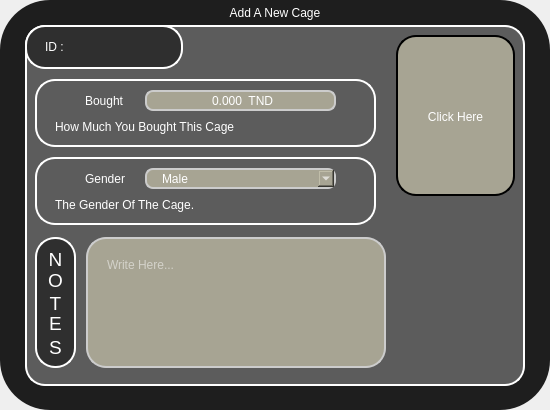
<?xml version="1.0" encoding="UTF-8"?>
<ui version="4.0">
 <class>AddCage_Main</class>
 <widget class="QDialog" name="AddCage_Main">
  <property name="geometry">
   <rect>
    <x>0</x>
    <y>0</y>
    <width>550</width>
    <height>410</height>
   </rect>
  </property>
  <property name="minimumSize">
   <size>
    <width>550</width>
    <height>410</height>
   </size>
  </property>
  <property name="maximumSize">
   <size>
    <width>550</width>
    <height>410</height>
   </size>
  </property>
  <property name="windowTitle">
   <string>Dialog</string>
  </property>
  <property name="styleSheet">
   <string notr="true"/>
  </property>
  <widget class="QFrame" name="Background">
   <property name="geometry">
    <rect>
     <x>0</x>
     <y>0</y>
     <width>550</width>
     <height>410</height>
    </rect>
   </property>
   <property name="minimumSize">
    <size>
     <width>550</width>
     <height>410</height>
    </size>
   </property>
   <property name="maximumSize">
    <size>
     <width>550</width>
     <height>410</height>
    </size>
   </property>
   <property name="styleSheet">
    <string notr="true">QWidget{
	background-color: rgb(30, 30, 30);
	color: rgb(255, 255, 255);
	font: 75 9pt &quot;Orbitron&quot;;
	border-style: outset;
    	border-radius: 50px;
}</string>
   </property>
   <property name="frameShape">
    <enum>QFrame::StyledPanel</enum>
   </property>
   <property name="frameShadow">
    <enum>QFrame::Raised</enum>
   </property>
   <widget class="QFrame" name="Infos_Frame">
    <property name="enabled">
     <bool>true</bool>
    </property>
    <property name="geometry">
     <rect>
      <x>25</x>
      <y>25</y>
      <width>500</width>
      <height>361</height>
     </rect>
    </property>
    <property name="minimumSize">
     <size>
      <width>500</width>
      <height>361</height>
     </size>
    </property>
    <property name="maximumSize">
     <size>
      <width>500</width>
      <height>361</height>
     </size>
    </property>
    <property name="styleSheet">
     <string notr="true">QWidget{
	background-color: #5C5C5C;
	color: rgb(255, 255, 255);
	font: 75 18pt &quot;Acme&quot;;
	border: 2px solid #ffffff;
	border-style: outset;
    	border-radius: 20px;
}</string>
    </property>
    <property name="frameShape">
     <enum>QFrame::StyledPanel</enum>
    </property>
    <property name="frameShadow">
     <enum>QFrame::Raised</enum>
    </property>
    <widget class="QFrame" name="ID_Frame">
     <property name="enabled">
      <bool>true</bool>
     </property>
     <property name="geometry">
      <rect>
       <x>0</x>
       <y>0</y>
       <width>158</width>
       <height>44</height>
      </rect>
     </property>
     <property name="minimumSize">
      <size>
       <width>158</width>
       <height>44</height>
      </size>
     </property>
     <property name="maximumSize">
      <size>
       <width>158</width>
       <height>44</height>
      </size>
     </property>
     <property name="styleSheet">
      <string notr="true">QWidget{
	background-color: #2F2F2F;
	color: rgb(255, 255, 255);
	border: 2px solid #ffffff;
	border-style: outset;
    	border-radius: 20px;
}</string>
     </property>
     <property name="frameShape">
      <enum>QFrame::StyledPanel</enum>
     </property>
     <property name="frameShadow">
      <enum>QFrame::Raised</enum>
     </property>
     <widget class="QLabel" name="ID_Label">
      <property name="geometry">
       <rect>
        <x>20</x>
        <y>6</y>
        <width>121</width>
        <height>31</height>
       </rect>
      </property>
      <property name="minimumSize">
       <size>
        <width>121</width>
        <height>31</height>
       </size>
      </property>
      <property name="maximumSize">
       <size>
        <width>121</width>
        <height>31</height>
       </size>
      </property>
      <property name="styleSheet">
       <string notr="true">QLabel {
border: none;
background-color: rgba(0, 0, 0, 0);
color: rgb(255, 255, 255);
font: 75 18pt &quot;Acme&quot;;
}</string>
      </property>
      <property name="text">
       <string>ID : </string>
      </property>
     </widget>
    </widget>
    <widget class="QFrame" name="Cage_Avatar_Frame">
     <property name="geometry">
      <rect>
       <x>371</x>
       <y>10</y>
       <width>119</width>
       <height>161</height>
      </rect>
     </property>
     <property name="minimumSize">
      <size>
       <width>119</width>
       <height>161</height>
      </size>
     </property>
     <property name="maximumSize">
      <size>
       <width>119</width>
       <height>161</height>
      </size>
     </property>
     <property name="styleSheet">
      <string notr="true">QWidget{
	background-color:rgb(167, 164, 147);
	color: rgb(255, 255, 255);
	border: 2px solid rgb(0, 0, 0);
	border-style: outset;
    	border-radius: 20px;
}</string>
     </property>
     <property name="frameShape">
      <enum>QFrame::StyledPanel</enum>
     </property>
     <property name="frameShadow">
      <enum>QFrame::Raised</enum>
     </property>
     <widget class="QPushButton" name="Cage_Avatar_Button">
      <property name="geometry">
       <rect>
        <x>4</x>
        <y>6</y>
        <width>111</width>
        <height>151</height>
       </rect>
      </property>
      <property name="styleSheet">
       <string notr="true">QPushButton {
	color: rgb(255, 255, 255);
	font: 75 15pt &quot;Acme&quot;;
	border:none;
}
QPushButton:hover {
	color: rgb(229, 255, 185);
	font: 75 15pt &quot;Acme&quot;;
	border:none;
}

QPushButton:pressed {
	color: rgb(120, 133, 96);
	font: 75 15pt &quot;Acme&quot;;
	border:none;
}</string>
      </property>
      <property name="text">
       <string>Click Here</string>
      </property>
      <property name="icon">
       <iconset resource="resources.qrc">
        <normaloff>:/Icons/Cages_White.png</normaloff>:/Icons/Cages_White.png</iconset>
      </property>
      <property name="checkable">
       <bool>false</bool>
      </property>
      <property name="flat">
       <bool>false</bool>
      </property>
     </widget>
    </widget>
    <widget class="QFrame" name="Bought_Frame">
     <property name="geometry">
      <rect>
       <x>10</x>
       <y>54</y>
       <width>341</width>
       <height>68</height>
      </rect>
     </property>
     <property name="minimumSize">
      <size>
       <width>341</width>
       <height>68</height>
      </size>
     </property>
     <property name="maximumSize">
      <size>
       <width>341</width>
       <height>68</height>
      </size>
     </property>
     <property name="styleSheet">
      <string notr="true">QWidget{
	background-color: #5C5C5C;
	color: rgb(255, 255, 255);
	font: 75 18pt &quot;Acme&quot;;
	border: 2px solid #ffffff;
	border-style: outset;
    	border-radius: 20px;
}</string>
     </property>
     <property name="frameShape">
      <enum>QFrame::StyledPanel</enum>
     </property>
     <property name="frameShadow">
      <enum>QFrame::Raised</enum>
     </property>
     <widget class="QLabel" name="Cage_Bought_Label">
      <property name="geometry">
       <rect>
        <x>50</x>
        <y>11</y>
        <width>80</width>
        <height>21</height>
       </rect>
      </property>
      <property name="minimumSize">
       <size>
        <width>80</width>
        <height>21</height>
       </size>
      </property>
      <property name="maximumSize">
       <size>
        <width>80</width>
        <height>21</height>
       </size>
      </property>
      <property name="styleSheet">
       <string notr="true">QLabel {
border: none;
background-color: rgba(0, 0, 0, 0);
color: rgb(255, 255, 255);
font: 75 13pt &quot;Acme&quot;;
}</string>
      </property>
      <property name="text">
       <string>Bought</string>
      </property>
     </widget>
     <widget class="QDoubleSpinBox" name="Bought_Input">
      <property name="geometry">
       <rect>
        <x>110</x>
        <y>11</y>
        <width>191</width>
        <height>21</height>
       </rect>
      </property>
      <property name="minimumSize">
       <size>
        <width>191</width>
        <height>21</height>
       </size>
      </property>
      <property name="maximumSize">
       <size>
        <width>191</width>
        <height>21</height>
       </size>
      </property>
      <property name="styleSheet">
       <string notr="true">QDoubleSpinBox {
	background-color:rgb(167, 164, 147);
	padding-left: 5px;
	border: 2px solid #ccc;
	border-radius: 8px;
	background-repeat: no-repeat;
	background-position: left center;
	font: 75 15pt &quot;Acme&quot;;
}</string>
      </property>
      <property name="wrapping">
       <bool>false</bool>
      </property>
      <property name="alignment">
       <set>Qt::AlignCenter</set>
      </property>
      <property name="buttonSymbols">
       <enum>QAbstractSpinBox::NoButtons</enum>
      </property>
      <property name="accelerated">
       <bool>true</bool>
      </property>
      <property name="prefix">
       <string/>
      </property>
      <property name="suffix">
       <string>  TND</string>
      </property>
      <property name="decimals">
       <number>3</number>
      </property>
      <property name="maximum">
       <double>9999.989999999999782</double>
      </property>
      <property name="singleStep">
       <double>0.500000000000000</double>
      </property>
     </widget>
     <widget class="QLabel" name="Cage_Bought_Icon">
      <property name="geometry">
       <rect>
        <x>20</x>
        <y>11</y>
        <width>21</width>
        <height>21</height>
       </rect>
      </property>
      <property name="minimumSize">
       <size>
        <width>21</width>
        <height>21</height>
       </size>
      </property>
      <property name="maximumSize">
       <size>
        <width>21</width>
        <height>21</height>
       </size>
      </property>
      <property name="styleSheet">
       <string notr="true">border: none;
background-color: rgba(0, 0, 0, 0);
color: rgb(255, 255, 255);
font: 75 18pt &quot;Acme&quot;;</string>
      </property>
      <property name="text">
       <string/>
      </property>
      <property name="pixmap">
       <pixmap resource="resources.qrc">:/Icons/TND_White.png</pixmap>
      </property>
      <property name="scaledContents">
       <bool>true</bool>
      </property>
      <property name="alignment">
       <set>Qt::AlignCenter</set>
      </property>
     </widget>
     <widget class="QLabel" name="Bought_Infos">
      <property name="geometry">
       <rect>
        <x>20</x>
        <y>37</y>
        <width>301</width>
        <height>21</height>
       </rect>
      </property>
      <property name="minimumSize">
       <size>
        <width>301</width>
        <height>21</height>
       </size>
      </property>
      <property name="maximumSize">
       <size>
        <width>301</width>
        <height>21</height>
       </size>
      </property>
      <property name="styleSheet">
       <string notr="true">QLabel {border: none;
background-color: rgba(0, 0, 0, 0);
color: rgbrgb(0, 174, 255);
font: 75 13pt &quot;Acme&quot;;
}</string>
      </property>
      <property name="text">
       <string>How Much You Bought This Cage</string>
      </property>
     </widget>
    </widget>
    <widget class="QFrame" name="Gender_Frame">
     <property name="geometry">
      <rect>
       <x>10</x>
       <y>132</y>
       <width>341</width>
       <height>68</height>
      </rect>
     </property>
     <property name="minimumSize">
      <size>
       <width>341</width>
       <height>68</height>
      </size>
     </property>
     <property name="maximumSize">
      <size>
       <width>341</width>
       <height>68</height>
      </size>
     </property>
     <property name="frameShape">
      <enum>QFrame::StyledPanel</enum>
     </property>
     <property name="frameShadow">
      <enum>QFrame::Raised</enum>
     </property>
     <widget class="QLabel" name="Cage_Gender_Icon">
      <property name="geometry">
       <rect>
        <x>20</x>
        <y>11</y>
        <width>21</width>
        <height>21</height>
       </rect>
      </property>
      <property name="minimumSize">
       <size>
        <width>21</width>
        <height>21</height>
       </size>
      </property>
      <property name="maximumSize">
       <size>
        <width>21</width>
        <height>21</height>
       </size>
      </property>
      <property name="styleSheet">
       <string notr="true">border: none;
background-color: rgba(0, 0, 0, 0);
color: rgb(255, 255, 255);
font: 75 18pt &quot;Acme&quot;;</string>
      </property>
      <property name="text">
       <string/>
      </property>
      <property name="pixmap">
       <pixmap resource="resources.qrc">:/Icons/Gender_White.png</pixmap>
      </property>
      <property name="scaledContents">
       <bool>true</bool>
      </property>
      <property name="alignment">
       <set>Qt::AlignCenter</set>
      </property>
     </widget>
     <widget class="QComboBox" name="Gender_Input">
      <property name="geometry">
       <rect>
        <x>110</x>
        <y>11</y>
        <width>191</width>
        <height>21</height>
       </rect>
      </property>
      <property name="minimumSize">
       <size>
        <width>191</width>
        <height>21</height>
       </size>
      </property>
      <property name="maximumSize">
       <size>
        <width>191</width>
        <height>21</height>
       </size>
      </property>
      <property name="styleSheet">
       <string notr="true">QComboBox {
	background-color:rgb(167, 164, 147);
	padding:1px 18px 1px 3px;
	padding-left: 15px;
	border: 2px solid #ccc;
	border-radius: 8px;
	background-repeat: no-repeat;
	background-position: left center;
	font: 75 15pt &quot;Acme&quot;;
}</string>
      </property>
      <item>
       <property name="text">
        <string>Male</string>
       </property>
       <property name="icon">
        <iconset resource="resources.qrc">
         <normaloff>:/Icons/Gender_Male_White.png</normaloff>
         <normalon>:/Icons/Gender_Male_Green.png</normalon>:/Icons/Gender_Male_White.png</iconset>
       </property>
      </item>
      <item>
       <property name="text">
        <string>Female</string>
       </property>
       <property name="icon">
        <iconset resource="resources.qrc">
         <normaloff>:/Icons/Gender_Female_White.png</normaloff>
         <normalon>:/Icons/Gender_Female_Green.png</normalon>:/Icons/Gender_Female_White.png</iconset>
       </property>
      </item>
      <item>
       <property name="text">
        <string>Kids</string>
       </property>
       <property name="icon">
        <iconset resource="resources.qrc">
         <normaloff>:/Icons/Gender_Null_White.png</normaloff>
         <normalon>:/Icons/Gender_Null_Green.png</normalon>:/Icons/Gender_Null_White.png</iconset>
       </property>
      </item>
     </widget>
     <widget class="QLabel" name="Cage_Gender_Label">
      <property name="geometry">
       <rect>
        <x>50</x>
        <y>11</y>
        <width>61</width>
        <height>21</height>
       </rect>
      </property>
      <property name="minimumSize">
       <size>
        <width>61</width>
        <height>21</height>
       </size>
      </property>
      <property name="maximumSize">
       <size>
        <width>61</width>
        <height>21</height>
       </size>
      </property>
      <property name="styleSheet">
       <string notr="true">QLabel {
border: none;
background-color: rgba(0, 0, 0, 0);
color: rgb(255, 255, 255);
font: 75 13pt &quot;Acme&quot;;
}</string>
      </property>
      <property name="text">
       <string>Gender</string>
      </property>
     </widget>
     <widget class="QLabel" name="Gender_Infos">
      <property name="geometry">
       <rect>
        <x>20</x>
        <y>37</y>
        <width>301</width>
        <height>21</height>
       </rect>
      </property>
      <property name="minimumSize">
       <size>
        <width>301</width>
        <height>21</height>
       </size>
      </property>
      <property name="maximumSize">
       <size>
        <width>301</width>
        <height>21</height>
       </size>
      </property>
      <property name="styleSheet">
       <string notr="true">QLabel {border: none;
background-color: rgba(0, 0, 0, 0);
color: rgbrgb(0, 174, 255);
font: 75 13pt &quot;Acme&quot;;
}</string>
      </property>
      <property name="text">
       <string>The Gender Of The Cage.</string>
      </property>
     </widget>
    </widget>
    <widget class="QFrame" name="Notes_Label_Frame">
     <property name="geometry">
      <rect>
       <x>10</x>
       <y>212</y>
       <width>41</width>
       <height>131</height>
      </rect>
     </property>
     <property name="minimumSize">
      <size>
       <width>41</width>
       <height>131</height>
      </size>
     </property>
     <property name="maximumSize">
      <size>
       <width>41</width>
       <height>131</height>
      </size>
     </property>
     <property name="styleSheet">
      <string notr="true">QWidget{
	background-color: #2F2F2F;
	color: rgb(255, 255, 255);
	border: 2px solid #ffffff;
	border-style: outset;
    	border-radius: 20px;
}</string>
     </property>
     <property name="frameShape">
      <enum>QFrame::StyledPanel</enum>
     </property>
     <property name="frameShadow">
      <enum>QFrame::Raised</enum>
     </property>
     <widget class="QLabel" name="Notes_Text_Label">
      <property name="geometry">
       <rect>
        <x>0</x>
        <y>2</y>
        <width>41</width>
        <height>41</height>
       </rect>
      </property>
      <property name="layoutDirection">
       <enum>Qt::LeftToRight</enum>
      </property>
      <property name="autoFillBackground">
       <bool>false</bool>
      </property>
      <property name="styleSheet">
       <string notr="true">QLabel {
border: none;
background-color: rgba(0, 0, 0, 0);
color: rgb(255, 255, 255);
font: 75 18pt &quot;Acme&quot;;
}</string>
      </property>
      <property name="text">
       <string>&lt;!DOCTYPE HTML PUBLIC &quot;-//W3C//DTD HTML 4.0//EN&quot; &quot;http://www.w3.org/TR/REC-html40/strict.dtd&quot;&gt;
&lt;html&gt;&lt;head&gt;&lt;meta name=&quot;qrichtext&quot; content=&quot;1&quot; /&gt;&lt;style type=&quot;text/css&quot;&gt;
p, li { white-space: pre-wrap; }
&lt;/style&gt;&lt;/head&gt;&lt;body style=&quot; font-family:'Acme'; font-size:18pt; font-weight:72; font-style:normal;&quot;&gt;
&lt;p style=&quot; margin-top:12px; margin-bottom:12px; margin-left:0px; margin-right:0px; -qt-block-indent:0; text-indent:0px;&quot;&gt;&lt;span style=&quot; font-size:14pt;&quot;&gt;N&lt;/span&gt;&lt;/p&gt;&lt;/body&gt;&lt;/html&gt;</string>
      </property>
      <property name="textFormat">
       <enum>Qt::RichText</enum>
      </property>
      <property name="scaledContents">
       <bool>false</bool>
      </property>
      <property name="alignment">
       <set>Qt::AlignCenter</set>
      </property>
      <property name="wordWrap">
       <bool>false</bool>
      </property>
      <property name="openExternalLinks">
       <bool>false</bool>
      </property>
     </widget>
     <widget class="QLabel" name="Notes_Text_Label_2">
      <property name="geometry">
       <rect>
        <x>0</x>
        <y>23</y>
        <width>41</width>
        <height>41</height>
       </rect>
      </property>
      <property name="layoutDirection">
       <enum>Qt::LeftToRight</enum>
      </property>
      <property name="autoFillBackground">
       <bool>false</bool>
      </property>
      <property name="styleSheet">
       <string notr="true">QLabel {
border: none;
background-color: rgba(0, 0, 0, 0);
color: rgb(255, 255, 255);
font: 75 18pt &quot;Acme&quot;;
}</string>
      </property>
      <property name="text">
       <string>&lt;!DOCTYPE HTML PUBLIC &quot;-//W3C//DTD HTML 4.0//EN&quot; &quot;http://www.w3.org/TR/REC-html40/strict.dtd&quot;&gt;
&lt;html&gt;&lt;head&gt;&lt;meta name=&quot;qrichtext&quot; content=&quot;1&quot; /&gt;&lt;style type=&quot;text/css&quot;&gt;
p, li { white-space: pre-wrap; }
&lt;/style&gt;&lt;/head&gt;&lt;body style=&quot; font-family:'Acme'; font-size:18pt; font-weight:72; font-style:normal;&quot;&gt;
&lt;p style=&quot; margin-top:12px; margin-bottom:12px; margin-left:0px; margin-right:0px; -qt-block-indent:0; text-indent:0px;&quot;&gt;&lt;span style=&quot; font-size:14pt;&quot;&gt;O&lt;/span&gt;&lt;/p&gt;&lt;/body&gt;&lt;/html&gt;</string>
      </property>
      <property name="textFormat">
       <enum>Qt::RichText</enum>
      </property>
      <property name="scaledContents">
       <bool>false</bool>
      </property>
      <property name="alignment">
       <set>Qt::AlignCenter</set>
      </property>
      <property name="wordWrap">
       <bool>false</bool>
      </property>
      <property name="openExternalLinks">
       <bool>false</bool>
      </property>
     </widget>
     <widget class="QLabel" name="Notes_Text_Label_3">
      <property name="geometry">
       <rect>
        <x>0</x>
        <y>46</y>
        <width>41</width>
        <height>41</height>
       </rect>
      </property>
      <property name="layoutDirection">
       <enum>Qt::LeftToRight</enum>
      </property>
      <property name="autoFillBackground">
       <bool>false</bool>
      </property>
      <property name="styleSheet">
       <string notr="true">QLabel {
border: none;
background-color: rgba(0, 0, 0, 0);
color: rgb(255, 255, 255);
font: 75 18pt &quot;Acme&quot;;
}</string>
      </property>
      <property name="text">
       <string>&lt;!DOCTYPE HTML PUBLIC &quot;-//W3C//DTD HTML 4.0//EN&quot; &quot;http://www.w3.org/TR/REC-html40/strict.dtd&quot;&gt;
&lt;html&gt;&lt;head&gt;&lt;meta name=&quot;qrichtext&quot; content=&quot;1&quot; /&gt;&lt;style type=&quot;text/css&quot;&gt;
p, li { white-space: pre-wrap; }
&lt;/style&gt;&lt;/head&gt;&lt;body style=&quot; font-family:'Acme'; font-size:18pt; font-weight:72; font-style:normal;&quot;&gt;
&lt;p style=&quot; margin-top:12px; margin-bottom:12px; margin-left:0px; margin-right:0px; -qt-block-indent:0; text-indent:0px;&quot;&gt;&lt;span style=&quot; font-size:14pt;&quot;&gt;T&lt;/span&gt;&lt;/p&gt;&lt;/body&gt;&lt;/html&gt;</string>
      </property>
      <property name="textFormat">
       <enum>Qt::RichText</enum>
      </property>
      <property name="scaledContents">
       <bool>false</bool>
      </property>
      <property name="alignment">
       <set>Qt::AlignCenter</set>
      </property>
      <property name="wordWrap">
       <bool>false</bool>
      </property>
      <property name="openExternalLinks">
       <bool>false</bool>
      </property>
     </widget>
     <widget class="QLabel" name="Notes_Text_Label_4">
      <property name="geometry">
       <rect>
        <x>0</x>
        <y>66</y>
        <width>41</width>
        <height>41</height>
       </rect>
      </property>
      <property name="layoutDirection">
       <enum>Qt::LeftToRight</enum>
      </property>
      <property name="autoFillBackground">
       <bool>false</bool>
      </property>
      <property name="styleSheet">
       <string notr="true">QLabel {
border: none;
background-color: rgba(0, 0, 0, 0);
color: rgb(255, 255, 255);
font: 75 18pt &quot;Acme&quot;;
}</string>
      </property>
      <property name="text">
       <string>&lt;!DOCTYPE HTML PUBLIC &quot;-//W3C//DTD HTML 4.0//EN&quot; &quot;http://www.w3.org/TR/REC-html40/strict.dtd&quot;&gt;
&lt;html&gt;&lt;head&gt;&lt;meta name=&quot;qrichtext&quot; content=&quot;1&quot; /&gt;&lt;style type=&quot;text/css&quot;&gt;
p, li { white-space: pre-wrap; }
&lt;/style&gt;&lt;/head&gt;&lt;body style=&quot; font-family:'Acme'; font-size:18pt; font-weight:72; font-style:normal;&quot;&gt;
&lt;p style=&quot; margin-top:12px; margin-bottom:12px; margin-left:0px; margin-right:0px; -qt-block-indent:0; text-indent:0px;&quot;&gt;&lt;span style=&quot; font-size:14pt;&quot;&gt;E&lt;/span&gt;&lt;/p&gt;&lt;/body&gt;&lt;/html&gt;</string>
      </property>
      <property name="textFormat">
       <enum>Qt::RichText</enum>
      </property>
      <property name="scaledContents">
       <bool>false</bool>
      </property>
      <property name="alignment">
       <set>Qt::AlignCenter</set>
      </property>
      <property name="wordWrap">
       <bool>false</bool>
      </property>
      <property name="openExternalLinks">
       <bool>false</bool>
      </property>
     </widget>
     <widget class="QLabel" name="Notes_Text_Label_5">
      <property name="geometry">
       <rect>
        <x>0</x>
        <y>90</y>
        <width>41</width>
        <height>41</height>
       </rect>
      </property>
      <property name="layoutDirection">
       <enum>Qt::LeftToRight</enum>
      </property>
      <property name="autoFillBackground">
       <bool>false</bool>
      </property>
      <property name="styleSheet">
       <string notr="true">QLabel {
border: none;
background-color: rgba(0, 0, 0, 0);
color: rgb(255, 255, 255);
font: 75 18pt &quot;Acme&quot;;
}</string>
      </property>
      <property name="text">
       <string>&lt;!DOCTYPE HTML PUBLIC &quot;-//W3C//DTD HTML 4.0//EN&quot; &quot;http://www.w3.org/TR/REC-html40/strict.dtd&quot;&gt;
&lt;html&gt;&lt;head&gt;&lt;meta name=&quot;qrichtext&quot; content=&quot;1&quot; /&gt;&lt;style type=&quot;text/css&quot;&gt;
p, li { white-space: pre-wrap; }
&lt;/style&gt;&lt;/head&gt;&lt;body style=&quot; font-family:'Acme'; font-size:18pt; font-weight:72; font-style:normal;&quot;&gt;
&lt;p style=&quot; margin-top:12px; margin-bottom:12px; margin-left:0px; margin-right:0px; -qt-block-indent:0; text-indent:0px;&quot;&gt;&lt;span style=&quot; font-size:14pt;&quot;&gt;S&lt;/span&gt;&lt;/p&gt;&lt;/body&gt;&lt;/html&gt;</string>
      </property>
      <property name="textFormat">
       <enum>Qt::RichText</enum>
      </property>
      <property name="scaledContents">
       <bool>false</bool>
      </property>
      <property name="alignment">
       <set>Qt::AlignCenter</set>
      </property>
      <property name="wordWrap">
       <bool>false</bool>
      </property>
      <property name="openExternalLinks">
       <bool>false</bool>
      </property>
     </widget>
    </widget>
    <widget class="QPlainTextEdit" name="Notes_Input">
     <property name="geometry">
      <rect>
       <x>61</x>
       <y>212</y>
       <width>300</width>
       <height>131</height>
      </rect>
     </property>
     <property name="minimumSize">
      <size>
       <width>300</width>
       <height>131</height>
      </size>
     </property>
     <property name="maximumSize">
      <size>
       <width>300</width>
       <height>131</height>
      </size>
     </property>
     <property name="styleSheet">
      <string notr="true">QPlainTextEdit{
	background-color:rgb(167, 164, 147);
	padding-left: 15px;
	padding-top: 15px;
	padding-right: 15px;
	border: 2px solid #ccc;
	border-radius: 8px;
	background-repeat: no-repeat;
	background-position: left center;
	font: 75 15pt &quot;Acme&quot;;
    	border-radius: 20px;
}</string>
     </property>
     <property name="verticalScrollBarPolicy">
      <enum>Qt::ScrollBarAlwaysOff</enum>
     </property>
     <property name="horizontalScrollBarPolicy">
      <enum>Qt::ScrollBarAlwaysOff</enum>
     </property>
     <property name="documentTitle">
      <string/>
     </property>
     <property name="placeholderText">
      <string>Write Here...</string>
     </property>
    </widget>
    <widget class="QPushButton" name="Add_Cage_Button">
     <property name="enabled">
      <bool>true</bool>
     </property>
     <property name="geometry">
      <rect>
       <x>408</x>
       <y>226</y>
       <width>43</width>
       <height>33</height>
      </rect>
     </property>
     <property name="minimumSize">
      <size>
       <width>43</width>
       <height>33</height>
      </size>
     </property>
     <property name="maximumSize">
      <size>
       <width>43</width>
       <height>33</height>
      </size>
     </property>
     <property name="font">
      <font>
       <family>Acme</family>
       <pointsize>18</pointsize>
       <weight>9</weight>
       <italic>false</italic>
       <bold>false</bold>
      </font>
     </property>
     <property name="cursor">
      <cursorShape>ArrowCursor</cursorShape>
     </property>
     <property name="styleSheet">
      <string notr="true">QPushButton {
	border: none;
	background-color:rgba(0, 0, 0, 0);
	image: url(:/Icons/Add_Cages_White.png);
}
QPushButton:hover {
	border: none;
	background-color:rgba(0, 0, 0, 0);
	image: url(:/Icons/Add_Cages_Mix.png);
}

QPushButton:pressed {
	border: none;
	background-color:rgba(0, 0, 0, 0);
	image: url(:/Icons/Add_Cages_Green.png);
}</string>
     </property>
     <property name="text">
      <string/>
     </property>
     <property name="iconSize">
      <size>
       <width>20</width>
       <height>20</height>
      </size>
     </property>
     <property name="shortcut">
      <string>Return</string>
     </property>
     <property name="checkable">
      <bool>false</bool>
     </property>
     <property name="autoRepeat">
      <bool>false</bool>
     </property>
     <property name="autoExclusive">
      <bool>false</bool>
     </property>
     <property name="autoRepeatDelay">
      <number>50</number>
     </property>
     <property name="autoRepeatInterval">
      <number>10</number>
     </property>
    </widget>
    <widget class="QPushButton" name="Exit_Cage_Button">
     <property name="enabled">
      <bool>true</bool>
     </property>
     <property name="geometry">
      <rect>
       <x>408</x>
       <y>277</y>
       <width>43</width>
       <height>33</height>
      </rect>
     </property>
     <property name="minimumSize">
      <size>
       <width>43</width>
       <height>33</height>
      </size>
     </property>
     <property name="maximumSize">
      <size>
       <width>43</width>
       <height>33</height>
      </size>
     </property>
     <property name="font">
      <font>
       <family>Acme</family>
       <pointsize>18</pointsize>
       <weight>9</weight>
       <italic>false</italic>
       <bold>false</bold>
      </font>
     </property>
     <property name="cursor">
      <cursorShape>ArrowCursor</cursorShape>
     </property>
     <property name="styleSheet">
      <string notr="true">QPushButton {
	border: none;
	background-color:rgba(0, 0, 0, 0);
	image: url(:/Icons/Exit_White.png);
}
QPushButton:hover {
	border: none;
	background-color:rgba(0, 0, 0, 0);
	image: url(:/Icons/Exit_Mix.png);
}

QPushButton:pressed {
	border: none;
	background-color:rgba(0, 0, 0, 0);
	image: url(:/Icons/Exit_Red.png);
}</string>
     </property>
     <property name="text">
      <string/>
     </property>
     <property name="iconSize">
      <size>
       <width>20</width>
       <height>20</height>
      </size>
     </property>
     <property name="shortcut">
      <string>Esc</string>
     </property>
     <property name="checkable">
      <bool>false</bool>
     </property>
     <property name="autoRepeat">
      <bool>false</bool>
     </property>
     <property name="autoExclusive">
      <bool>false</bool>
     </property>
     <property name="autoRepeatDelay">
      <number>50</number>
     </property>
     <property name="autoRepeatInterval">
      <number>10</number>
     </property>
    </widget>
   </widget>
   <widget class="QLabel" name="Cage_Title">
    <property name="geometry">
     <rect>
      <x>50</x>
      <y>2</y>
      <width>450</width>
      <height>21</height>
     </rect>
    </property>
    <property name="minimumSize">
     <size>
      <width>450</width>
      <height>21</height>
     </size>
    </property>
    <property name="maximumSize">
     <size>
      <width>450</width>
      <height>21</height>
     </size>
    </property>
    <property name="styleSheet">
     <string notr="true">border: none;
background-color: rgba(0, 0, 0, 0);
color: rgb(255, 255, 255);
font: 75 15pt &quot;Acme&quot;;</string>
    </property>
    <property name="text">
     <string>Add A New Cage</string>
    </property>
    <property name="alignment">
     <set>Qt::AlignCenter</set>
    </property>
   </widget>
  </widget>
 </widget>
 <tabstops>
  <tabstop>Gender_Input</tabstop>
  <tabstop>Notes_Input</tabstop>
  <tabstop>Cage_Avatar_Button</tabstop>
  <tabstop>Add_Cage_Button</tabstop>
  <tabstop>Exit_Cage_Button</tabstop>
 </tabstops>
 <resources>
  <include location="resources.qrc"/>
 </resources>
 <connections>
  <connection>
   <sender>Exit_Cage_Button</sender>
   <signal>clicked()</signal>
   <receiver>AddCage_Main</receiver>
   <slot>close()</slot>
   <hints>
    <hint type="sourcelabel">
     <x>454</x>
     <y>472</y>
    </hint>
    <hint type="destinationlabel">
     <x>274</x>
     <y>274</y>
    </hint>
   </hints>
  </connection>
 </connections>
</ui>
